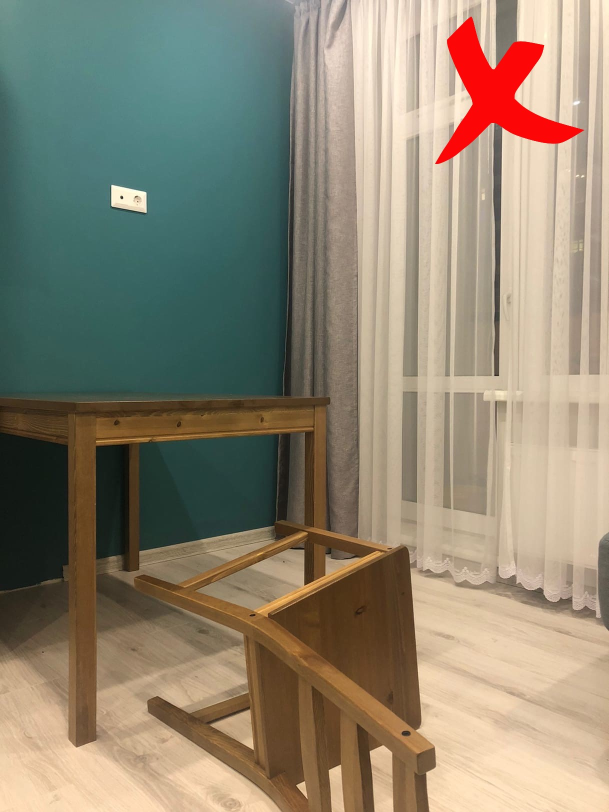
#> input picture tz/2.jpg, 1218 x 1624 px (shown at 1/2 size)
$ python -i model.py   (imports and definitions only)   (older library calls are emulated)
#> lines starting #> are read from the running program, lines starting #| are printed output that depends on the picture; after the words box and inside, x2 and y2 are one past the last pixel; in counts of white or black regions, pixels touching at a corner belong together; pictures that were not available may be replaced by others from this repository, and a replacement may not be noted
### helper.py
from math import sin, cos, atan
import config
import cv2


def point2line(p1, p2):
    a = atan(- (p1[0] - p2[0]) / (p1[1] - p2[1]))
    d = p1[1] * sin(a) + p1[0] * cos(a)
    return a, d


def intersect_line(a1, d1, a2, d2):
    x = (d1 * sin(a2) - d2 * sin(a1)) / (sin(a2)*cos(a1) - sin(a1)*cos(a2))
    y = (d1 - x * cos(a1)) / sin(a1)
    return x, y


def distance_from_focus_to_line(x, y, a, d):
    return abs(y * sin(a) + x * cos(a) -d)


def create_table_template():
    table_template = cv2.imread(config.PATH_TO_TEMPLATE_TABLE_IMG)
    table_template = cv2.cvtColor(table_template, cv2.COLOR_BGR2RGB)
    table_key_point = [[409, 1793], [1653, 1801], [1609, 3041],[397, 3457]]
    return table_template, table_key_point

### model.py
import numpy as np
import matplotlib.pyplot as plt
import cv2
from skimage.feature import canny
from skimage.morphology import binary_closing
from skimage.transform import hough_line, hough_line_peaks

import config
import helper


def use_brown_mask(img):
    r = img[..., 0]
    g = img[..., 1]
    b = img[..., 2]
    mask = (r - g > 20) * (g - b > 20) * (b < 80) * (r > 70)
    mask = binary_closing(mask, selem=np.ones((50, 50)))
    if config.SHOW_STEPS:
        plt.subplots(figsize=(15, 6))
        plt.imshow(mask, cmap='gray')
        plt.axis('off')
        plt.show()
    return mask


# this function does not using in current implemntation
# [12 lines left out: function hide_table_on_mask, not called in this run]


# show key points on table
def show_transform(img1, img2, points, transform):
    cv2.polylines(img1, [np.int32(points)], True, 255, 3, cv2.LINE_AA)
    cv2.polylines(img2, [np.int32(transform)], True, 255, 3, cv2.LINE_AA)

    points = np.reshape(points, (-1, 2))
    transform = np.reshape(transform, (-1, 2))

    fig, ax = plt.subplots(1, 2, figsize=(10, 10))
    color = ['or', 'ob', 'og', 'oy']

    ax[0].set_title('Table template')
    ax[0].imshow(img1)
    for i in range(4):
        ax[0].plot(points[i][0], points[i][1], color[i], markersize=5)

    ax[1].imshow(img2)
    i = 0
    for i in range(4):
        ax[1].plot(transform[i][0], transform[i][1], color[i], markersize=5)
    plt.show()


# match key points
def transform_points(img1, img2, points):
    img1_gray = cv2.cvtColor(img1, cv2.COLOR_BGR2GRAY)
    img2_gray = cv2.cvtColor(img2, cv2.COLOR_BGR2GRAY)

    sift = cv2.SIFT_create()
    kp1, des1 = sift.detectAndCompute(img1_gray, None)
    kp2, des2 = sift.detectAndCompute(img2_gray, None)

    index_params = dict(algorithm=1, trees=5)
    search_params = dict(checks=50)
    flann = cv2.FlannBasedMatcher(index_params, search_params)
    matches = flann.knnMatch(des1, des2, k=2)

    mymatches = []
    for m, n in matches:
        if m.distance < 0.8 * n.distance:
            mymatches.append(m)

    src = np.float32([kp1[m.queryIdx].pt for m in mymatches]).reshape(-1, 1, 2)
    dst = np.float32([kp2[m.trainIdx].pt for m in mymatches]).reshape(-1, 1, 2)

    M, status = cv2.findHomography(src, dst, cv2.RANSAC, 2)
    p = points
    points = np.float32(points).reshape(-1, 1, 2)
    transform = cv2.perspectiveTransform(points, M)

    if config.SHOW_STEPS:
        show_transform(img1, img2, points, transform)

    return np.reshape(transform, (-1, 2))


# show all obtained lines
def show_line(image, angles, dists, ap, bp, cp, dp):
    fig, ax = plt.subplots(1, 2, figsize=(15, 6))
    ax[0].imshow(image, cmap='gray')
    ax[0].set_title('Input image')
    ax[0].set_axis_off()

    ax[1].imshow(image, cmap='gray')
    for angle, dist in zip(angles, dists):
        y0 = (dist - 0 * np.cos(angle)) / np.sin(angle)
        y1 = (dist - image.shape[1] * np.cos(angle)) / np.sin(angle)
        ax[1].plot((0, image.shape[1]), (y0, y1), '-r')

    ax[1].plot((ap[0], bp[0], cp[0], dp[0]), (ap[1], bp[1], cp[1], dp[1]), 'ob')
    ax[1].plot((ap[0], bp[0]), (ap[1], bp[1]), 'b')
    ax[1].plot((cp[0], dp[0]), (cp[1], dp[1]), 'b')
    ax[1].set_xlim((0, image.shape[1]))
    ax[1].set_ylim((image.shape[0], 0))
    ax[1].set_axis_off()
    ax[1].set_title('All detected lines')
    plt.show()


# show only filtered lines
def show_appropriate_line(image, angles, dists, ap, dp, x, y):
    fig, ax = plt.subplots(1, 2, figsize=(15, 6))
    ax[0].imshow(image, cmap='gray')
    ax[0].set_title('Input image')
    ax[0].set_axis_off()
    ax[1].imshow(image, cmap='gray')
    for angle, dist in zip(angles, dists):
        y0 = (dist - 0 * np.cos(angle)) / np.sin(angle)
        y1 = (dist - x * np.cos(angle)) / np.sin(angle)
        ax[1].plot((0, x), (y0, y1), '-r')
    ax[1].plot((ap[0], x), (ap[1], y), 'b')
    ax[1].plot((x, dp[0]), (y, dp[1]), 'b')
    ax[1].plot(x, y, 'ob')
    ax[1].set_axis_off()
    ax[1].set_title('Filtered lines')
    plt.show()


def predict(img_path):
#> called with img_path = 'tz/2.jpg'
    img = cv2.imread(img_path)
#> img is the input picture: shape (1624, 1218, 3); mean B, G, R 114.4, 133.4, 142.4
    img = cv2.cvtColor(img, cv2.COLOR_BGR2RGB)
    if config.SHOW_STEPS:
        plt.imshow(img)
    table_template, table_key_point = helper.create_table_template()
#> table_key_point = [[409, 1793], [1653, 1801], [1609, 3041], [397, 3457]]
    table_transform = transform_points(table_template, img, table_key_point)
#> in transform_points, `img1_gray = cv2.cvtColor(img1, cv2.COLOR_BGR2GRAY)`:
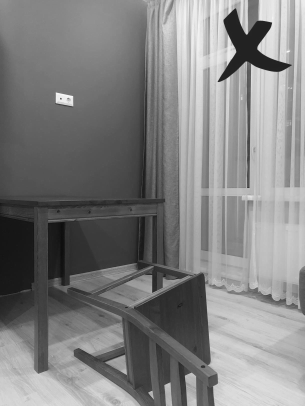
#> img1_gray: shape (1624, 1218) (shown at 1/4 size); min 1, max 254, mean 128.7
#> in transform_points, `kp1, des1 = sift.detectAndCompute(img1_gray, None)`: kp1 = 1415 keypoints; strongest (x, y, size): (243, 395, 3.9), (926, 86, 45.1), (1047, 113, 44.4), (271, 393, 2.1)
#> in transform_points, `kp2, des2 = sift.detectAndCompute(img2_gray, None)`: kp2 has the same summary as kp1
#> in transform_points, `matches = flann.knnMatch(des1, des2, k=2)`: matches = 1415 matches
#> in transform_points, `src = np.float32([kp1[m.queryIdx].pt for m in mymatches]).reshape(-1, ..`: src = 1415 rows, first 8: [24.88, 1180.6], [30.91, 1179.5], [36.86, 1178.2], [41.37, 1177.1], [44.9, 860.6], [48.33, 1175.5], [53.43, 1174.6], [73.02, 1170.6]
#> in transform_points, `dst = np.float32([kp2[m.trainIdx].pt for m in mymatches]).reshape(-1, ..`: dst has the same summary as src
#> in transform_points, `M, status = cv2.findHomography(src, dst, cv2.RANSAC, 2)`: M = [[1, -8.52e-16, 6.63e-13], [7.09e-16, 1, 5.31e-13], [1.23e-18, -8.64e-19, 1]]; status = 1415 values from 1 to 1
#> in transform_points, `p = points`: p has the same summary as table_key_point in predict
#> in transform_points, `points = np.float32(points).reshape(-1, 1, 2)`: points has the same summary as table_key_point in predict
#> in transform_points, `transform = cv2.perspectiveTransform(points, M)`: transform has the same summary as table_key_point in predict
#> in show_transform, `points = np.reshape(points, (-1, 2))`: points has the same summary as table_key_point in predict
#> in show_transform, `transform = np.reshape(transform, (-1, 2))`: transform has the same summary as table_key_point in predict
#> in show_transform, `plt.show()`:
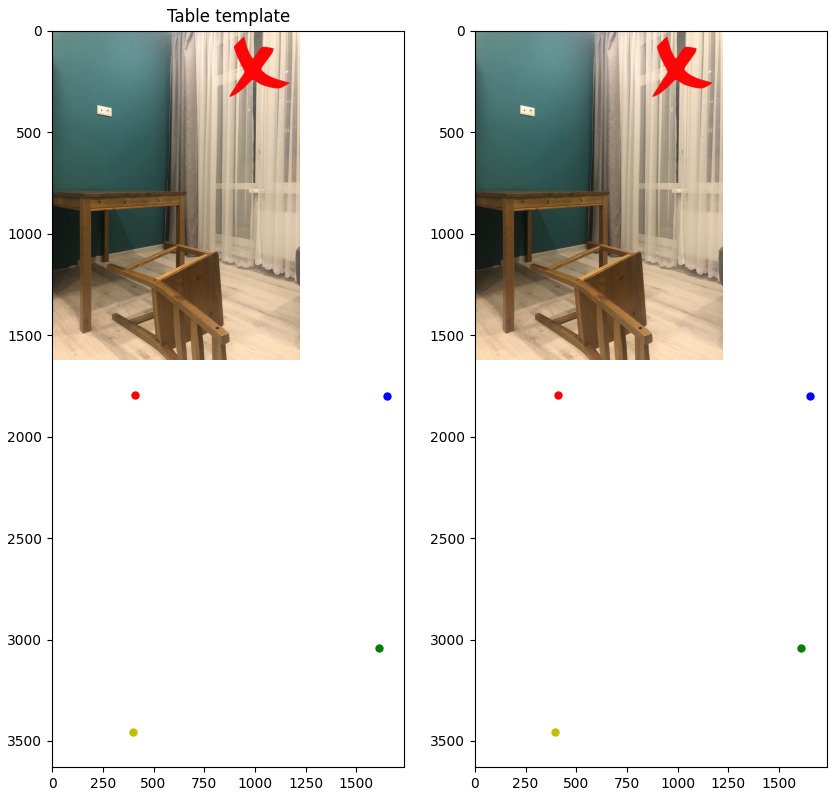
#> figure drawn by matplotlib, 2 panels
#> table_transform has the same summary as table_key_point
    ap, bp, cp, dp = table_transform[0], table_transform[1], table_transform[2], table_transform[3]
#> ap = [409, 1793]; bp = [1653, 1801]; cp = [1609, 3041]; dp = [397, 3457]
    mask = use_brown_mask(img)
#> in use_brown_mask, `r = img[..., 0]`:
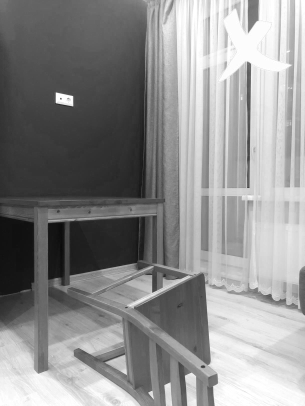
#> r: shape (1624, 1218) (shown at 1/4 size); min 7, max 255, mean 142.4
#> in use_brown_mask, `mask = (r - g > 20) * (g - b > 20) * (b < 80) * (r > 70)`:
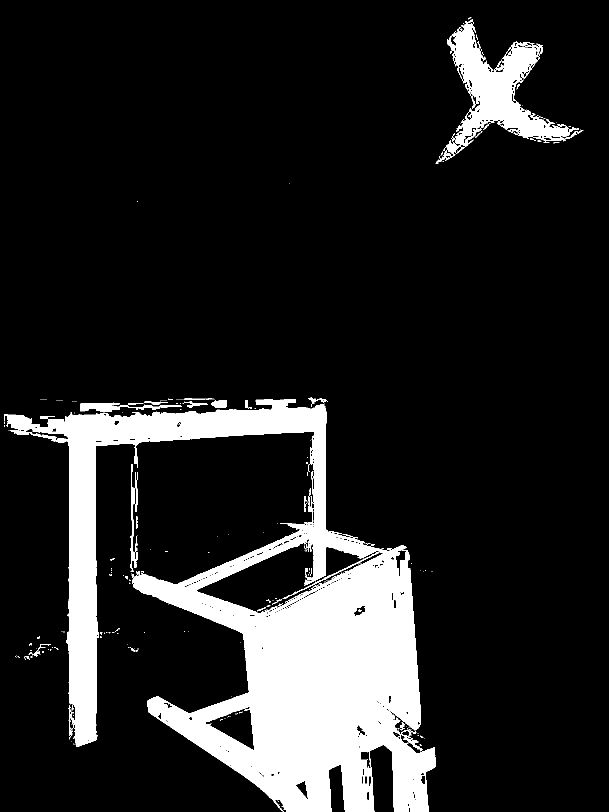
#> mask: shape (1624, 1218) bool (shown at 1/2 size); 14.1% white; 316 white regions (265 under 20 px), largest, box (x1, y1, x2, y2) and area: (8, 798, 871, 1624) 248735, (871, 38, 1167, 328) 23771, (160, 805, 364, 824) 1669
#> in use_brown_mask, `mask = binary_closing(mask, selem=np.ones((50, 50)))`:
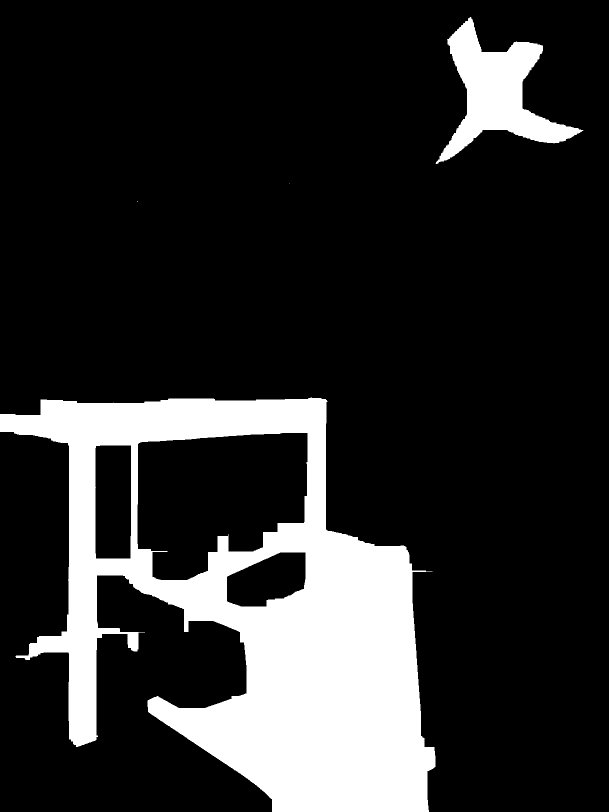
#> mask: shape (1624, 1218) bool (shown at 1/2 size); 17.5% white; 4 white regions (2 under 20 px), largest, box (x1, y1, x2, y2) and area: (0, 795, 871, 1624) 313844, (871, 34, 1167, 328) 31653

    # Using hough detector
    _, angles, dists = hough_line_peaks(*hough_line(canny(mask)), threshold=config.HOUGH_THRESHOLD)
#> angles = 25 values, max 1.55 at index 3, min -1.57 at index 16, mean 0.0579; dists = 25 values, max 1237 at index 22, min -1094 at index 24, mean 343.8
    if config.SHOW_STEPS:
        show_line(mask, angles, dists, ap, bp, cp, dp)
#> the loop in show_line, `for angle, dist in zip(angles, dists):` made 25 passes
#> (angle, dist, y0, y1) on passes 1 to 8: (0, 137, inf, -inf), (0, 193, inf, -inf), (-0.0698, 739, -10594, 6824.2), (1.55, 808, 808.1, 786.9), (0, 652, inf, -inf), (1.5, 902, 904.2, 819), (0, 261, inf, -inf), (0, 275, inf, -inf)
#> in show_line, `plt.show()`:
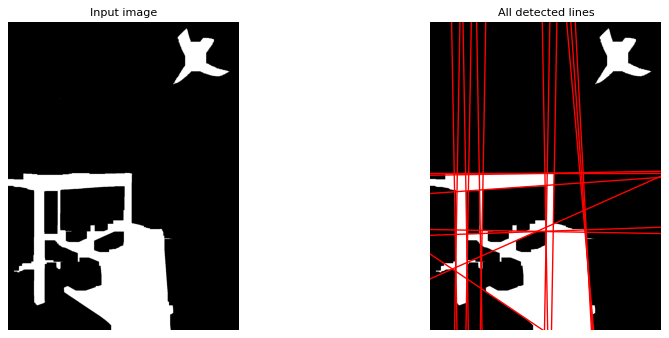
#> figure drawn by matplotlib, 2 panels

    a1, d1 = helper.point2line(bp, ap)
#> in point2line, `a = atan(- (p1[0] - p2[0]) / (p1[1] - p2[1]))`: a = -1.56
#> in point2line, `d = p1[1] * sin(a) + p1[0] * cos(a)`: d = -1790.3
#> a1 = -1.56; d1 = -1790.3
    a2, d2 = helper.point2line(cp, dp)
#> a2 = 1.24; d2 = 3398.6

    x, y = helper.intersect_line(a1, d1, a2, d2)
#> in intersect_line, `x = (d1 * sin(a2) - d2 * sin(a1)) / (sin(a2)*cos(a1) - sin(a1)*cos(a2))`: x = 5156.1
#> in intersect_line, `y = (d1 - x * cos(a1)) / sin(a1)`: y = 1823.5
#> x = 5156.1; y = 1823.5

    appropr_angle = []
    appropr_dist = []
    if config.SHOW_STEPS:
        show_line(mask, angles, dists, ap, [x, y], [x, y], dp)
#> the loop in show_line (call 2), `for angle, dist in zip(angles, dists):` made 25 passes
    for a, d in zip(angles, dists):
        po = helper.distance_from_focus_to_line(x, y, a, d)
        if po < config.FILTER_LINE_THRESHOLD:
            appropr_angle.append(a)
            appropr_dist.append(d)
#> this loop made 25 passes
#> (a, d, po) on passes 1 to 8: (0, 137, 5019.1), (0, 193, 4963.1), (-0.0698, 739, 4277.3), (1.55, 808, 1105.2), (0, 652, 4504.1), (1.5, 902, 1276.8), (0, 261, 4895.1), (0, 275, 4881.1)
#> after the loop, appropr_angle = []; appropr_dist = []

    if config.SHOW_STEPS:
        show_appropriate_line(mask, appropr_angle, appropr_dist, ap, dp, x, y)
#> in show_appropriate_line, `plt.show()`:
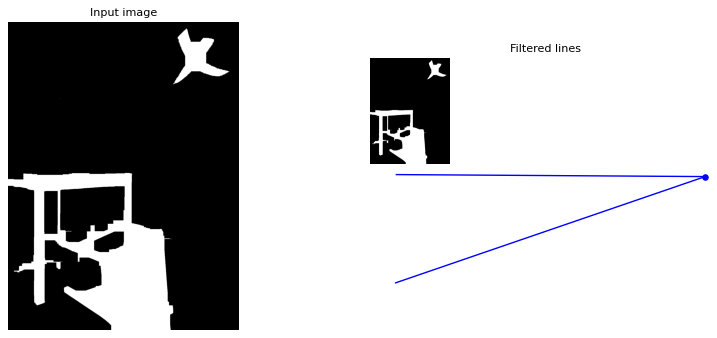
#> figure drawn by matplotlib, 2 panels

    return len(appropr_angle) > config.RESOLVE_THRESHOLD


# [14 lines left out: function estimate_model, not called in this run]

>>> result = predict('tz/2.jpg')
#> result = False

$ run again, on tz/3.jpg
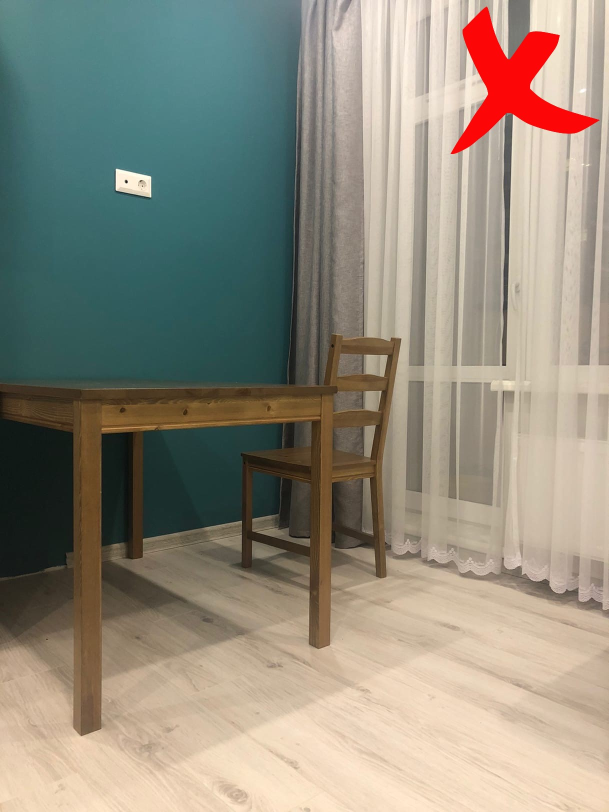
#> input picture tz/3.jpg, 1218 x 1624 px (shown at 1/2 size)
#> in predict, img is the input picture: shape (1624, 1218, 3); mean B, G, R 125.3, 139.3, 144.3
#> table_key_point = [[409, 1793], [1653, 1801], [1609, 3041], [397, 3457]]
#> kp1 = 943 keypoints; strongest (x, y, size): (253, 363, 3.9), (1080, 92, 42.3), (281, 362, 2.2), (1017, 148, 111.1)
#> kp2 has the same summary as kp1
#> matches = 943 matches
#> src = 943 rows, first 8: [37.08, 1153], [42.58, 1151.5], [48.1, 1150.3], [53.67, 1149.8], [60.3, 1148.1], [73.04, 1145.9], [93.28, 1139.9], [93.63, 1278.6]
#> dst has the same summary as src
#> M = [[1, -3.38e-17, 1.17e-12], [-1.86e-15, 1, 2e-12], [-1.69e-18, 4.72e-20, 1]]; status = 943 values from 1 to 1
#> p has the same summary as table_key_point in predict
#> in transform_points, `points = np.float32(points).reshape(-1, 1, 2)`: points has the same summary as table_key_point in predict
#> in transform_points, `transform = cv2.perspectiveTransform(points, M)`: transform has the same summary as table_key_point in predict
#> in show_transform, `points = np.reshape(points, (-1, 2))`: points has the same summary as table_key_point in predict
#> in show_transform, `transform = np.reshape(transform, (-1, 2))`: transform has the same summary as table_key_point in predict
#> table_transform has the same summary as table_key_point
#> ap = [409, 1793]; bp = [1653, 1801]; cp = [1609, 3041]; dp = [397, 3457]
#> in use_brown_mask, `mask = binary_closing(mask, selem=np.ones((50, 50)))`:
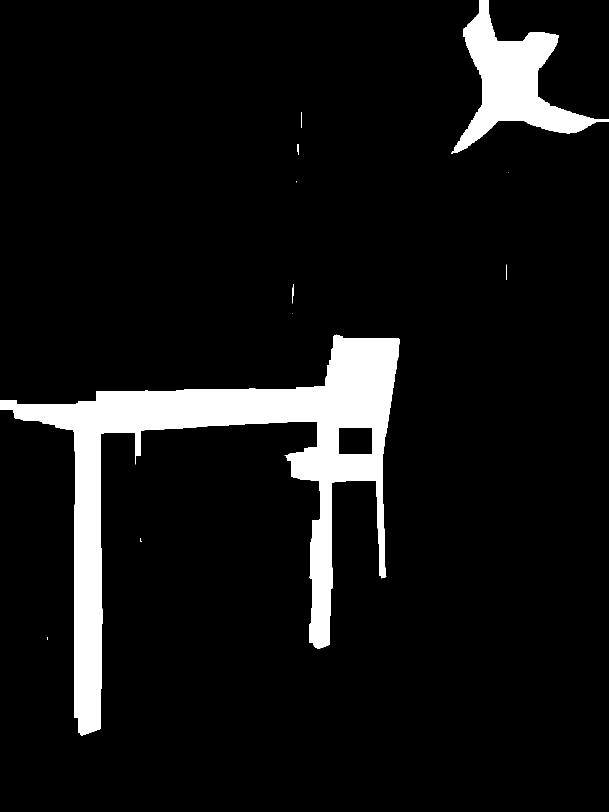
#> mask: shape (1624, 1218) bool (shown at 1/2 size); 8.1% white; 11 white regions (5 under 20 px), largest, box (x1, y1, x2, y2) and area: (0, 669, 800, 1472) 127315, (902, 0, 1218, 308) 32349, (585, 568, 588, 607) 57, (595, 288, 597, 310) 38, (602, 224, 603, 256) 32, (1012, 529, 1013, 560) 31
#> angles = 21 values, max 1.55 at index 2, min -1.57 at index 17, mean 0.00416; dists = 21 values, max 898 at index 11, min -807 at index 17, mean 417.6
#> the loop in show_line, `for angle, dist in zip(angles, dists):` made 21 passes
#> (angle, dist, y0, y1) on passes 1 to 8: (0, 148, inf, -inf), (0, 202, inf, -inf), (1.55, 786, 786.1, 764.9), (1.52, 873, 874.2, 810.4), (-0.0175, 182, -10428.4, 59350.8), (0.0175, 226, 12949.5, -56829.7), (0.0175, 681, 39020.4, -30758.8), (0.0175, 167, 9568.9, -60210.3)
#> in point2line, `a = atan(- (p1[0] - p2[0]) / (p1[1] - p2[1]))`: a = -1.56
#> in point2line, `d = p1[1] * sin(a) + p1[0] * cos(a)`: d = -1790.3
#> a1 = -1.56; d1 = -1790.3
#> a2 = 1.24; d2 = 3398.6
#> in intersect_line, `x = (d1 * sin(a2) - d2 * sin(a1)) / (sin(a2)*cos(a1) - sin(a1)*cos(a2))`: x = 5156.1
#> in intersect_line, `y = (d1 - x * cos(a1)) / sin(a1)`: y = 1823.5
#> in predict, `x, y = helper.intersect_line(a1, d1, a2, d2)`: x = 5156.1; y = 1823.5
#> the loop in show_line (call 2), `for angle, dist in zip(angles, dists):` made 21 passes
#> the loop in predict, `for a, d in zip(angles, dists):` made 21 passes
#> (a, d, po) on passes 1 to 8: (0, 148, 5008.1), (0, 202, 4954.1), (1.55, 786, 1127.2), (1.52, 873, 1217.9), (-0.0175, 182, 4941.4), (0.0175, 226, 4961.1), (0.0175, 681, 4506.1), (0.0175, 167, 5020.1)
#> after the loop in predict, `for a, d in zip(angles, dists):`: appropr_angle = []
#> in show_appropriate_line, `plt.show()`:
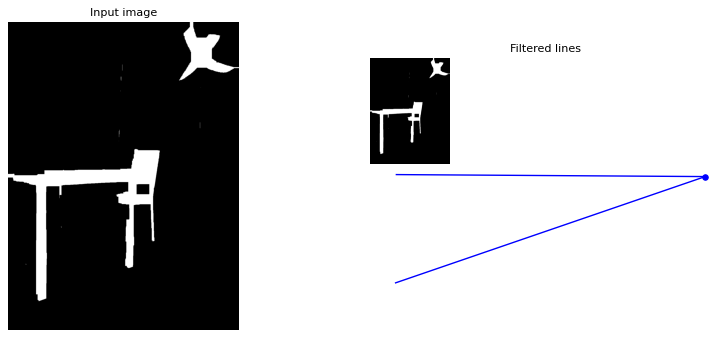
#> figure drawn by matplotlib, 2 panels
#> result = False
